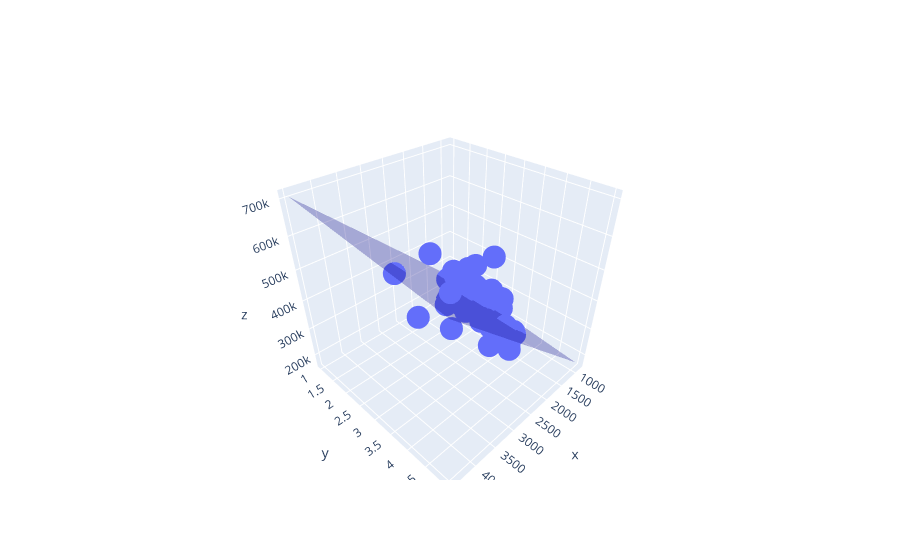

Here is the notebook cell this chart was saved with:
### Code cell
import plotly.graph_objects as go

x = np.linspace(data['size'].min(), data['size'].max(), 5)
y = np.linspace(data['bedrooms'].min(), data['bedrooms'].max(), 5)
x, y = np.meshgrid(x, y)

z = model.params['const'] + model.params['size'] * x + model.params['bedrooms'] * y
z = z.reshape(x.shape)

make_int = np.vectorize(int)
cmap = plt.get_cmap("tab10")
mycolors = make_int(256*np.array(cmap(1)[0:3])).reshape((1, 1,-1)).repeat(21, axis = 0).repeat(21, axis =1)

fig = go.Figure()
fig.add_trace(go.Scatter3d(x=data['size'], y=data['bedrooms'], z=data['price'], mode='markers'))
fig.add_trace(go.Surface(x=x, y=y, z=z, surfacecolor=mycolors, opacity=.3, showscale=False))

fig.show()

### Figure 1 — Plotly figure (JSON) as saved in the notebook; plotly's stock layout.template omitted (floating-point values rounded to 4 significant figures; data arrays with more than 128 entries replaced by an {"elided": "..."} marker saying what was removed)
{"data": [{"mode": "markers", "type": "scatter3d", "x": [2104, 1600, 2400, 1416, 3000, 1985, 1534, 1427, 1380, 1494, 1940, 2000, 1890, 4478, 1268, 2300, 1320, 1236, 2609, 3031, 1767, 1888, 1604, 1962, 3890, 1100, 1458, 2526, 2200, 2637, 1839, 1000, 2040, 3137, 1811, 1437, 1239, 2132, 4215, 2162, 1664, 2238, 2567, 1200, 852, 1852, 1203], "y": [3, 3, 3, 2, 4, 4, 3, 3, 3, 3, 4, 3, 3, 5, 3, 4, 2, 3, 4, 4, 3, 2, 3, 4, 3, 3, 3, 3, 3, 3, 2, 1, 4, 3, 4, 3, 3, 4, 4, 4, 2, 3, 4, 3, 2, 4, 3], "z": [399900, 329900, 369000, 232000, 539900, 299900, 314900, 198999, 212000, 242500, 239999, 347000, 329999, 699900, 259900, 449900, 299900, 199900, 499998, 599000, 252900, 255000, 242900, 259900, 573900, 249900, 464500, 469000, 475000, 299900, 349900, 169900, 314900, 579900, 285900, 249900, 229900, 345000, 549000, 287000, 368500, 329900, 314000, 299000, 179900, 299900, 239500]}, {"opacity": 0.3, "showscale": false, "surfacecolor": {"elided": "21x21x3 int values"}, "type": "surface", "x": [[852, 1758.0, 2665, 3572.0, 4478], [852, 1758.0, 2665, 3572.0, 4478], [852, 1758.0, 2665, 3572.0, 4478], [852, 1758.0, 2665, 3572.0, 4478], [852, 1758.0, 2665, 3572.0, 4478]], "y": [[1, 1, 1, 1, 1], [2, 2, 2, 2, 2], [3, 3, 3, 3, 3], [4, 4, 4, 4, 4], [5, 5, 5, 5, 5]], "z": [[231400.0, 349800.0, 468100.0, 586500.0, 704800.0], [215700.0, 334000.0, 452400.0, 570800.0, 689100.0], [200000.0, 318300.0, 436700.0, 555000.0, 673400.0], [184200.0, 302600.0, 421000.0, 539300.0, 657700.0], [168500.0, 286900.0, 405200.0, 523600.0, 641900.0]]}], "layout": {}}
